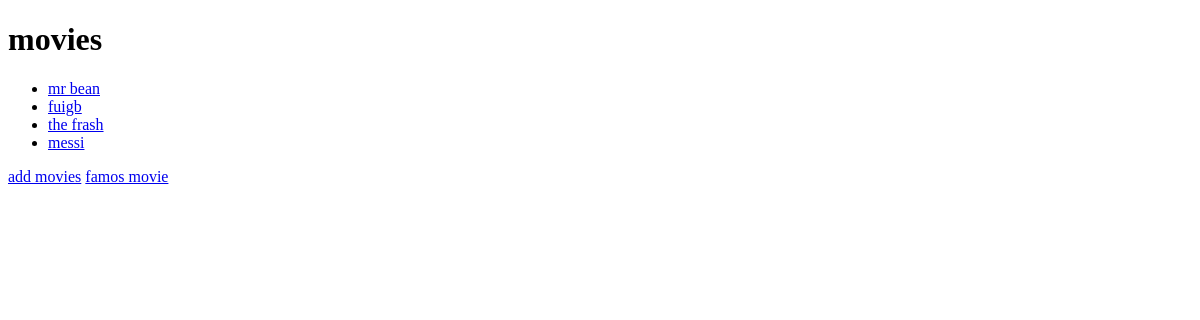
The page /movies/ on the database as committed earlier.
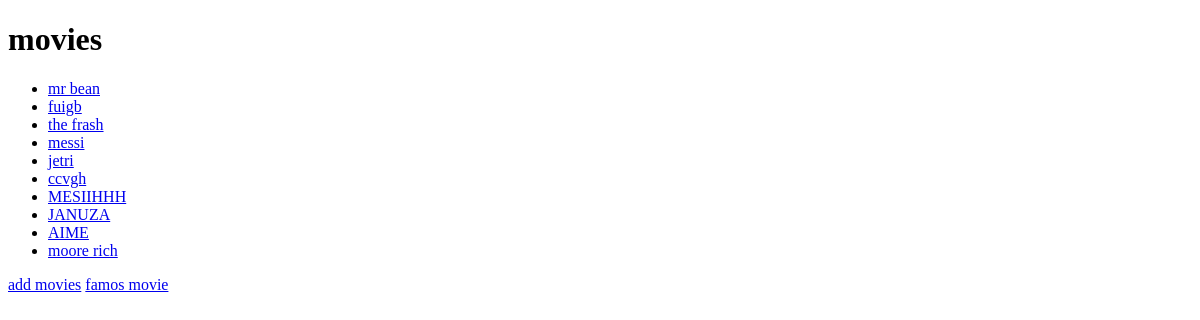
The same page on the database as committed later.
### movies/models.py (models this page shows, shortened)
class Movie(models.Model):
    title = models.CharField(max_length=200)
    year = models.IntegerField()

### movies/views.py (the view)
# urls.py: path("movies/", views.movie),
def movie(request):
    return render(request, "movies/movies.html", {"movies": data})

### movies/templates/movies/movies.html (shortened to what this page needs)
<!DOCTYPE html>
<html lang="en">
  <head>
  </head>
  <body>
    <h1>movies</h1>
    <ul>
      {%for i in movies%}
      <li><a href="{{i.id}}">{{i.title}}</a></li>
      {%endfor%}
    </ul>
    <a href="/movies/add">add movies</a>
    <a href="/movies/famos">famos movie</a>
  </body>
</html>

Rows that differ between the two databases and show on the page:
added Movie: title "jetri"
added Movie: title "ccvgh"
added Movie: title "MESIIHHH"
added Movie: title "JANUZA"
added Movie: title "AIME"
added Movie: title "moore rich"
